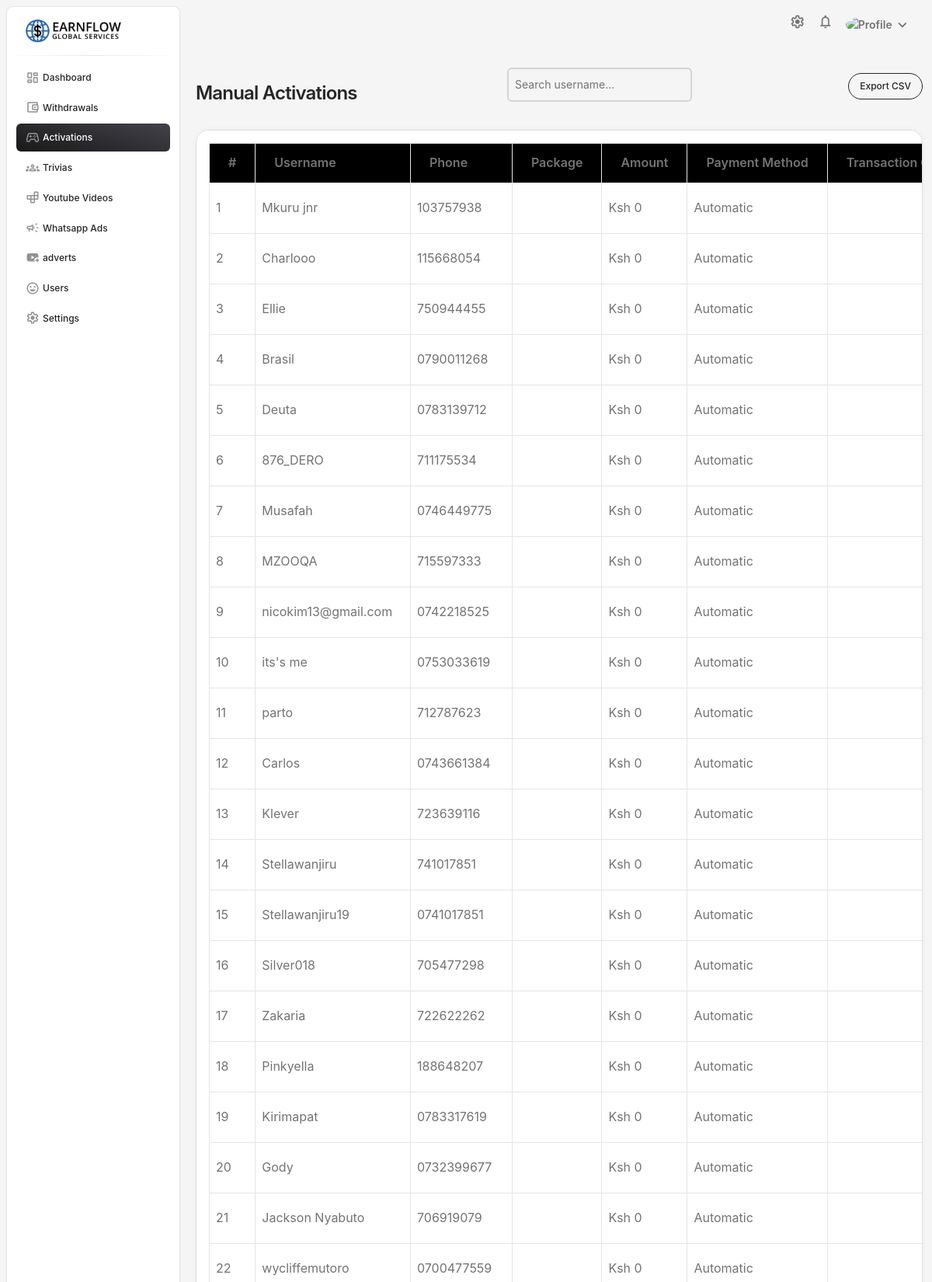
The page /admin.earnflowservices.com/pages/activations.php (signed in, upper part) on the database its author committed.
### tables this page shows
CREATE TABLE `users` (
  `id` int(11) UNSIGNED NOT NULL,
  `username` varchar(255) NOT NULL,
  `phone` varchar(15) NOT NULL,
  `email` varchar(100) NOT NULL,
  `password` varchar(255) NOT NULL,
  `country` varchar(100) NOT NULL,
  `referred_by` varchar(255) DEFAULT NULL,
  `commission` decimal(10,2) NOT NULL,
  `is_active` tinyint(4) DEFAULT 0,
  `package` varchar(100) DEFAULT NULL,
  `transaction_code` varchar(50) DEFAULT NULL,
  `pay_method` enum('manual','automatic') DEFAULT 'automatic',
  `amount_paid` decimal(10,2) NOT NULL,
  `created_on` datetime NOT NULL DEFAULT current_timestamp(),
  `activated_at` datetime DEFAULT NULL,
  `balance` decimal(10,2) NOT NULL DEFAULT 0.00,
  `profile_picture` varchar(255) DEFAULT NULL,
  `verification_token` varchar(255) DEFAULT NULL,
  `is_verified` tinyint(1) DEFAULT 0
);

### admin.earnflowservices.com/pages/activations.php (the view, shortened to what this page needs)
<?php
require_once '../includes/header.php';
$sql = "SELECT * FROM users WHERE is_active = 0 AND (
    pay_method = 'manual' OR (pay_method = 'automatic' AND is_active = 0)
) ORDER BY created_on DESC";
$result = $conn->query($sql);
$users = [];
while ($row = $result->fetch_assoc()) {
    $users[] = $row;
}
?>
<div class="container-fluid py-4">
  <div class="d-flex justify-content-between align-items-center mb-3">
    <h4 class="mb-0">Manual Activations</h4>
    <div>
      <input type="text" id="searchInput" class="form-control search-box d-inline-block border border-2 px-2" placeholder="Search username...">
    </div>
    <button class="btn btn-sm btn-outline-dark ms-2" onclick="exportTableToCSV()">Export CSV</button>
  </div>
  <?php if (count($users) > 0): ?>
    <div class="table-responsive card p-3">
      <table class="table table-bordered table-hover" id="activationTable">
        <thead>
          <tr>
            <th>#</th>
            <th>Username</th>
            <th>Phone</th>
            <th>Package</th>
            <th>Amount</th>
            <th>Payment Method</th>
            <th>Transaction Code</th>
          </tr>
        </thead>
        <tbody id="userTable">
          <?php $count = 1; foreach ($users as $row): ?>
            <tr>
              <td><?= $count++ ?></td>
              <td class="username"><?= htmlspecialchars($row['username']) ?></td>
              <td><?= htmlspecialchars($row['phone']) ?></td>
              <td><?= ucfirst($row['package']) ?></td>
              <td>Ksh <?= number_format($row['amount_paid']) ?></td>
              <td><?= ucfirst($row['pay_method']) ?></td>
              <td><strong><?= htmlspecialchars($row['transaction_code']) ?></strong></td>
            </tr>
          <?php endforeach; ?>
        </tbody>
      </table>
    </div>
  <?php else: ?>
    <div class="alert alert-info mt-4">No pending manual or failed automatic activations.</div>
  <?php endif; ?>
</div>
<?php require_once '../includes/footer.php'; ?>

### admin.earnflowservices.com/includes/header.php (style rules this page uses)
.btn.bg-gradient-dark, .bg-dark, .btn-dark, .icon, .bg-gradient-dark, { box-shadow: 0 4px 8px rgba(0, 0, 0, 0.3) }

### admin.earnflowservices.com/pages/activations.php (style rules this page uses)
body { background-color: #ffffff; color: #000; }
.table th, .table td { vertical-align: middle; }
.table thead { background-color: #000; color: #fff; }
.btn { border-radius: 20px; padding: 6px 14px; }
.search-box { max-width: 300px; margin-bottom: 20px; }
.card { border-radius: 16px; border: 1px solid #ddd; box-shadow: 0 0 10px rgba(0,0,0,0.03); }

### rows shown on the page
users: username "Mkuru jnr", phone "103757938", amount_paid "0", pay_method "Automatic"
users: username "Charlooo", phone "115668054", amount_paid "0", pay_method "Automatic"
users: username "Ellie", phone "750944455", amount_paid "0", pay_method "Automatic"
users: username "Brasil", phone "0790011268", amount_paid "0", pay_method "Automatic"
users: username "Deuta", phone "0783139712", amount_paid "0", pay_method "Automatic"
users: username "876_DERO", phone "711175534", amount_paid "0", pay_method "Automatic"
users: username "Musafah", phone "0746449775", amount_paid "0", pay_method "Automatic"
users: username "MZOOQA", phone "715597333", amount_paid "0", pay_method "Automatic"
users: username "nicokim13@gmail.com", phone "0742218525", amount_paid "0", pay_method "Automatic"
users: username "its's me", phone "0753033619", amount_paid "0", pay_method "Automatic"
users: username "parto", phone "712787623", amount_paid "0", pay_method "Automatic"
users: username "Carlos", phone "0743661384", amount_paid "0", pay_method "Automatic"
users: username "Klever", phone "723639116", amount_paid "0", pay_method "Automatic"
users: username "Stellawanjiru", phone "741017851", amount_paid "0", pay_method "Automatic"
users: username "Stellawanjiru19", phone "0741017851", amount_paid "0", pay_method "Automatic"
users: username "Silver018", phone "705477298", amount_paid "0", pay_method "Automatic"
users: username "Zakaria", phone "722622262", amount_paid "0", pay_method "Automatic"
users: username "Pinkyella", phone "188648207", amount_paid "0", pay_method "Automatic"
users: username "Kirimapat", phone "0783317619", amount_paid "0", pay_method "Automatic"
users: username "Gody", phone "0732399677", amount_paid "0", pay_method "Automatic"
users: username "Jackson Nyabuto", phone "706919079", amount_paid "0", pay_method "Automatic"
users: username "wycliffemutoro", phone "0700477559", amount_paid "0", pay_method "Automatic"
